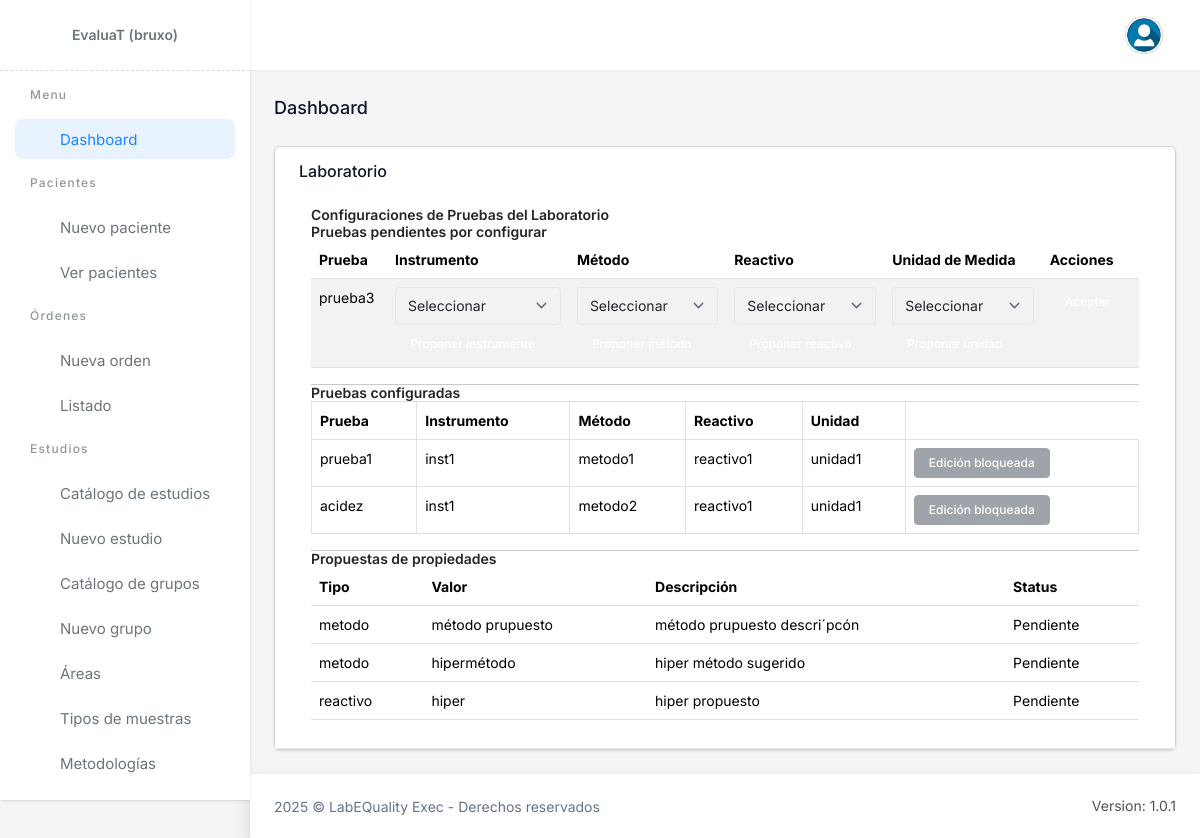
Page /lab/ (signed in) on the committed database.
### lab/models.py (models this page shows, shortened)
class Prueba(models.Model):
    programa_id = models.ForeignKey(Programa, on_delete=models.PROTECT, related_name='pruebas')
    nombre = models.CharField(max_length=255)
    instrumento_seleccionado_id = models.ForeignKey(Instrumento, on_delete=models.PROTECT, related_name='pruebas_instrumento_seleccionado_id', null=True, blank=True)
    metodo_analitico_seleccionado_id = models.ForeignKey(MetodoAnalitico, on_delete=models.PROTECT, related_name='pruebas_metodo_analitico_seleccionado_id', null=True, blank=True)
    reactivo_seleccionado_id = models.ForeignKey(Reactivo, on_delete=models.PROTECT, related_name='pruebas_reactivo_seleccionado_id', null=True, blank=True)
    unidad_de_medida_seleccionado_id = models.ForeignKey(UnidadDeMedida, on_delete=models.PROTECT, related_name='pruebas_unidad_de_medida_seleccionado_id', null=True, blank=True)

class LaboratorioPruebaConfig(models.Model):
    laboratorio_id = models.ForeignKey(Laboratorio, on_delete=models.PROTECT, related_name='laboratorios')
    prueba_id = models.ForeignKey(Prueba, on_delete=models.PROTECT, related_name='pruebas')
    instrumento_id = models.ForeignKey(Instrumento, on_delete=models.PROTECT, related_name='laboratorio_prueba_config_instrumento_id', null=True, blank=True)
    metodo_analitico_id = models.ForeignKey(MetodoAnalitico, on_delete=models.PROTECT, related_name='laboratorio_prueba_config_metodo_analitico_id', null=True, blank=True)
    reactivo_id = models.ForeignKey(Reactivo, on_delete=models.PROTECT, related_name='laboratorio_prueba_config_pruebas_reactivo_id', null=True, blank=True)
    unidad_de_medida_id = models.ForeignKey(UnidadDeMedida, on_delete=models.PROTECT, related_name='laboratorio_prueba_config_pruebas_unidad_de_medida_id', null=True, blank=True)
    bloqueada = models.BooleanField(default=False)  # bloqueo puntual por configuración
    class Meta:
        constraints = [
            models.UniqueConstraint(fields=['laboratorio_id', 'prueba_id'], name='uq_laboratorio_prueba')
        ]
        verbose_name_plural = "LaboratorioPruebaConfig"

class Instrumento(models.Model):
    nombre = models.CharField(max_length=255)
    descripcion = models.TextField(blank=True, null=True)

class MetodoAnalitico(models.Model):
    nombre = models.CharField(max_length=255)
    descripcion = models.TextField(blank=True, null=True)
    class Meta:
        verbose_name_plural = "MetodoAnalitico"

class Reactivo(models.Model):
    nombre = models.CharField(max_length=255)
    descripcion = models.TextField(blank=True, null=True)

class UnidadDeMedida(models.Model):
    nombre = models.CharField(max_length=255)
    descripcion = models.TextField(blank=True, null=True)
    class Meta:
        verbose_name_plural = "UnidadDeMedida"

class PropiedadARevisar(models.Model):
    TIPO_ELEMENTO_CHOICES = (
        ("instrumento", "Instrumento"),
        ("metodo", "Método Analítico"),
        ("reactivo", "Reactivo"),
        ("unidad", "Unidad"),
    )
    STATUS_CHOICES = (
        (0, "Pendiente"),
        (1, "Aprobado"),
        (2, "Rechazado"),
    )
    tipoElemento = models.CharField(max_length=50, choices=TIPO_ELEMENTO_CHOICES)
    valor = models.CharField(max_length=255)
    descripcion = models.TextField(blank=True, null=True)
    status = models.IntegerField(choices=STATUS_CHOICES, default=0)
    created_at = models.DateTimeField(auto_now_add=True)
    updated_at = models.DateTimeField(auto_now=True)
    class Meta:
        verbose_name_plural = "Propiedades a Revisar"
        ordering = ["-created_at"]

### lab/views.py (the view)
# urls.py: path("lab/", views.LabMainView.as_view(), name='labmainview'),
class LabMainView(LoginRequiredMixin, View):
    template_name = 'labmain.html'
    login_url = reverse_lazy('lab:homepage')
    def get(self, request):
        laboratorio_id = request.session.get("laboratorio_seleccionado")
        laboratorio = None
        if laboratorio_id:
            laboratorio = Laboratorio.objects.filter(id=laboratorio_id).first()
        if not laboratorio:
            messages.error(request, "No hay laboratorio asociado a tu usuario.")
            return redirect('lab:homepage')
        programas_ids = ProgramaLaboratorio.objects.filter(
            laboratorio_id=laboratorio.id
        ).values_list('programa_id', flat=True)
        pruebas_laboratorio = Prueba.objects.filter(programa_id__in=programas_ids)
        accepted_configs = LaboratorioPruebaConfig.objects.filter(laboratorio_id=laboratorio)
        accepted_prueba_ids = accepted_configs.values_list('prueba_id', flat=True)
        pending_pruebas = pruebas_laboratorio.exclude(id__in=accepted_prueba_ids)
        context = {
            'pending_pruebas': pending_pruebas,
            'accepted_configs': accepted_configs,
            'instrumentos': Instrumento.objects.all(),
            'metodos': MetodoAnalitico.objects.all(),
            'reactivos': Reactivo.objects.all(),
            'unidades': UnidadDeMedida.objects.all(),
            'laboratorio': laboratorio,
            'propuestas': PropiedadARevisar.objects.all(),
        }
        return render(request, self.template_name, context)

### lab/templates/labmain.html
{% extends "base.html" %} {% load static %} {% block content %}
<h4 class="text-slate-900 dark:text-slate-200 text-lg font-medium mb-6">Dashboard</h4>
<div class="grid sm:grid-cols-1 gap-6">
  <div class="card">
    <div class="card-header">
      <h6 class="card-title">Laboratorio</h6>
      {% include "accept_configurations.html" %}
    </div>
  </div>
</div>
{% endblock %} {% block customscripts %} {% endblock %}

### lab/templates/sidebar.html (shortened to what this page needs)
{% load static %}
<div class="app-menu">
    <a href="{% url 'lab:labmainview' %}" class="logo-box">
        <h2>EvaluaT ({{user}})</h2>
    </a>
    <div class="srcollbar" data-simplebar>
        <ul class="menu" data-fc-type="accordion">
            <li class="menu-title">Menu</li>
            <li class="menu-item">
                <a href="{% url 'lab:labmainview' %}" class="menu-link">
                    <span class="menu-icon"><i class="mgc_home_3_line"></i></span>
                    <span class="menu-text"> Dashboard </span>
                </a>
            </li>
            <li class="menu-title">Pacientes</li>
            {% if user.is_staff %}
            <li class="menu-item">
                <a href="#." class="menu-link">
                    <span class="menu-icon"><i class="mgc_user_2_line"></i></span>
                    <span class="menu-text"> Nuevo paciente </span>
                </a>
            </li>
            {% endif %}
            <li class="menu-item">
                <a href="#." class="menu-link">
                    <span class="menu-icon"><i class="mgc_group_line"></i></span>
                    <span class="menu-text"> Ver pacientes </span>
                </a>
            </li>
            <li class="menu-title">Órdenes</li>
            {% if user.is_staff %}
            <li class="menu-item">
                <a href="#." class="menu-link">
                    <span class="menu-icon"><i class="mgc_file_new_line"></i></span>
                    <span class="menu-text"> Nueva orden </span>
                </a>
            </li>
            {% endif %}
            <li class="menu-item">
                <a href="#." class="menu-link">
                    <span class="menu-icon"><i class="mgc_list_check_3_line"></i></span>
                    <span class="menu-text"> Listado </span>
                </a>
            </li>
            <li class="menu-title">Estudios</li>
            <li class="menu-item">
                <a href="#." class="menu-link">
                    <span class="menu-icon"><i class="mgc_folder_star_line"></i></span>
                    <span class="menu-text"> Catálogo de estudios </span>
                </a>
            </li>
            <li class="menu-item">
                <a href="#." class="menu-link">
                    <span class="menu-icon"><i class="mgc_news_line"></i></span>
                    <span class="menu-text"> Nuevo estudio </span>
                </a>
            </li>
            <li class="menu-item">
                <a href="#." class="menu-link">
                    <span class="menu-icon"><i class="mgc_folders_line"></i></span>
                    <span class="menu-text"> Catálogo de grupos </span>
                </a>
            </li>
            <li class="menu-item">
                <a href="#." class="menu-link">
                    <span class="menu-icon"><i class="mgc_version_line"></i></span>
                    <span class="menu-text"> Nuevo grupo </span>
                </a>
            </li>
            <li class="menu-item">
                <a href="#." class="menu-link">
                    <span class="menu-icon"><i class="mgc_folder_more_line"></i></span>
                    <span class="menu-text"> Áreas </span>
                </a>
            </li>
            <li class="menu-item">
                <a href="#." class="menu-link">
                    <span class="menu-icon"><i class="mgc_flask_2_line"></i></span>
                    <span class="menu-text"> Tipos de muestras </span>
                </a>
            </li>
            <li class="menu-item">
                <a href="#." class="menu-link">
                    <span class="menu-icon"><i class="mgc_science_line"></i></span>
                    <span class="menu-text"> Metodologías </span>
                </a>
            </li>
            <li class="menu-item">
                <a href="#." class="menu-link">
                    <span class="menu-icon"><i class="mgc_glass_cup_line"></i></span>
                </a>
            </li>
        </ul>
    </div>
</div>

### lab/templates/partials/_crear_config_prueba_row.html (shortened to what this page needs)
<tr data-prueba-id="{{ prueba.id }}">
  <td>{{ prueba.nombre }}</td>
  <td>
    <div class="campo-instrumento">
      <select name="instrumento_id" class="form-select campo-select" required>
        <option value="">Seleccionar</option>
      </select>
      <button type="button" class="btn btn-secondary btn-sm btn-proponer-instrumento mt-1">Proponer instrumento</button>
    </div>
  </td>
  <td>
    <div class="campo-metodo">
      <select name="metodo_analitico_id" class="form-select campo-select" required>
        <option value="">Seleccionar</option>
      </select>
      <button type="button" class="btn btn-secondary btn-sm btn-proponer-metodo mt-1">Proponer método</button>
    </div>
  </td>
  <td>
    <div class="campo-reactivo">
      <select name="reactivo_id" class="form-select campo-select" required>
        <option value="">Seleccionar</option>
      </select>
      <button type="button" class="btn btn-secondary btn-sm btn-proponer-reactivo mt-1">Proponer reactivo</button>
    </div>
  </td>
  <td>
    <div class="campo-unidad">
      <select name="unidad_de_medida_id" class="form-select campo-select" required>
        <option value="">Seleccionar</option>
      </select>
      <button type="button" class="btn btn-secondary btn-sm btn-proponer-unidad mt-1">Proponer unidad</button>
    </div>
  </td>
  <td>
    <form class="form-configuracion" data-prueba-id="{{ prueba.id }}">
      <button type="button" class="btn btn-success btn-sm btn-aceptar-config">
        <span class="btn-text">Aceptar</span>
      </button>
    </form>
  </td>
</tr>

### lab/templates/partials/_config_row.html
<tr>
  <td>{{ config.prueba_id.nombre }}</td>
  <td>{% if config.instrumento_id %}{{ config.instrumento_id.nombre }}{% else %}-{% endif %}</td>
  <td>{% if config.metodo_analitico_id %}{{ config.metodo_analitico_id.nombre }}{% else %}-{% endif %}</td>
  <td>{% if config.reactivo_id %}{{ config.reactivo_id.nombre }}{% else %}-{% endif %}</td>
  <td>{% if config.unidad_de_medida_id %}{{ config.unidad_de_medida_id.nombre }}{% else %}-{% endif %}</td>
  <td>
    {% if laboratorio.override_edicion_activa or today|date:"j" <= laboratorio.edicion_hasta_dia and not config.bloqueada %}
      <button class="btn btn-sm btn-primary btn-editar-config" data-config-id="{{ config.id }}">Editar</button>
    {% else %}
      <button class="btn btn-sm btn-secondary" disabled>Edición bloqueada</button>
    {% endif %}
  </td>
</tr>

### lab/templates/partials/_propuesta_row.html
<tr>
  <td>{{ prop.tipoElemento }}</td>
  <td>{{ prop.valor }}</td>
  <td>{{ prop.descripcion|default:"-" }}</td>
  <td>
    {% if prop.status == 0 %}Pendiente{% elif prop.status == 1 %}Aceptado{% else %}Rechazado{% endif %}
  </td>
</tr>

### rows in the picture
Prueba: nombre "prueba3"
LaboratorioPruebaConfig: prueba_id.nombre "prueba1", instrumento_id.nombre "inst1", metodo_analitico_id.nombre "metodo1", reactivo_id.nombre "reactivo1", unidad_de_medida_id.nombre "unidad1"
LaboratorioPruebaConfig: prueba_id.nombre "acidez", instrumento_id.nombre "inst1", metodo_analitico_id.nombre "metodo2", reactivo_id.nombre "reactivo1", unidad_de_medida_id.nombre "unidad1"
PropiedadARevisar: tipoElemento "metodo", valor "método prupuesto", descripcion "método prupuesto descri´pcón", status "Pendiente"
PropiedadARevisar: tipoElemento "metodo", valor "hipermétodo", descripcion "hiper método sugerido", status "Pendiente"
PropiedadARevisar: tipoElemento "reactivo", valor "hiper", descripcion "hiper propuesto", status "Pendiente"

### other values in the picture
{{ user }} "bruxo"
